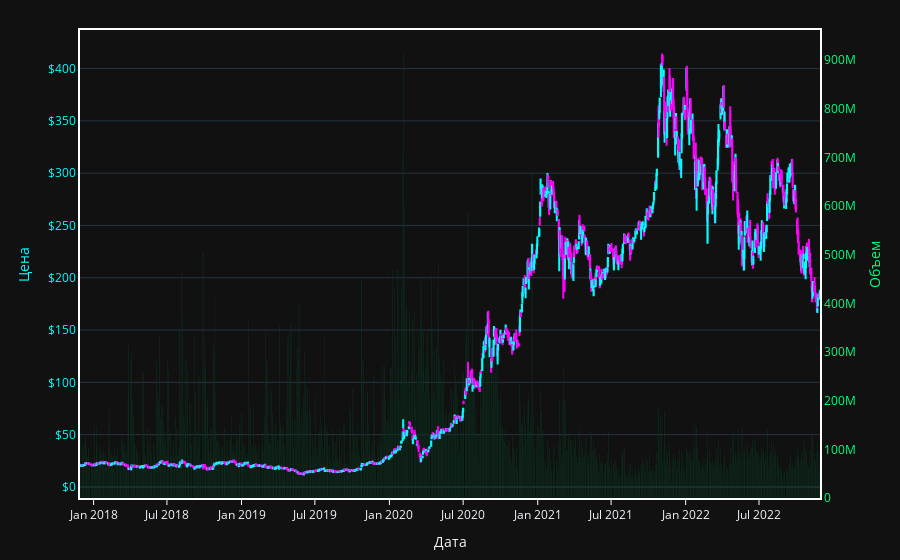

This figure's notebook cell:
### Code cell
COLOR_INCREASING = '#00feff'
COLOR_DECREASING = '#ff00fe'
COLOR_VOLUME = '#00ff7f'
COLOR_BG_HOVER = '#00006a'
COLOR_HOLD = 'rgb(0, 127, 255)'

plot_history(df)

### Figure 1 — Plotly figure (JSON) as saved in the notebook; plotly's stock layout.template omitted (floating-point values rounded to 4 significant figures; data arrays with more than 128 entries replaced by an {"elided": "..."} marker saying what was removed)
{"data": [{"hovertemplate": "<br>volume: %{y:.3s}<br>", "marker": {"color": "#00ff7f"}, "name": "", "opacity": 0.6, "type": "bar", "x": {"elided": "1258 str values"}, "y": {"elided": "1258 int values"}}, {"close": {"elided": "1258 float values"}, "decreasing": {"line": {"color": "#ff00fe"}}, "high": {"elided": "1258 float values"}, "increasing": {"line": {"color": "#00feff"}}, "low": {"elided": "1258 float values"}, "name": "", "open": {"elided": "1258 float values"}, "type": "candlestick", "x": {"elided": "1258 str values"}, "yaxis": "y2", "yhoverformat": "$.1f"}], "layout": {"hoverlabel": {"bgcolor": "#00006a", "bordercolor": "white"}, "hovermode": "x unified", "margin": {"b": 30, "pad": 0, "t": 30}, "showlegend": false, "xaxis": {"hoverformat": "<b>%e %b %Y (%a)</b>", "linecolor": "white", "linewidth": 2, "mirror": true, "rangeslider": {"visible": false}, "showline": true, "spikecolor": "white", "tickcolor": "white", "ticks": "outside", "title": {"text": "Дата"}}, "yaxis": {"fixedrange": true, "linecolor": "white", "linewidth": 2, "showgrid": false, "showline": true, "side": "right", "tickfont": {"color": "#00ff7f"}, "title": {"font": {"color": "#00ff7f"}, "text": "Объем"}, "zeroline": false}, "yaxis2": {"anchor": "x", "linecolor": "white", "linewidth": 2, "overlaying": "y", "showline": true, "side": "left", "tickfont": {"color": "#00feff"}, "tickformat": "$", "title": {"font": {"color": "#00feff"}, "text": "Цена"}}}}
